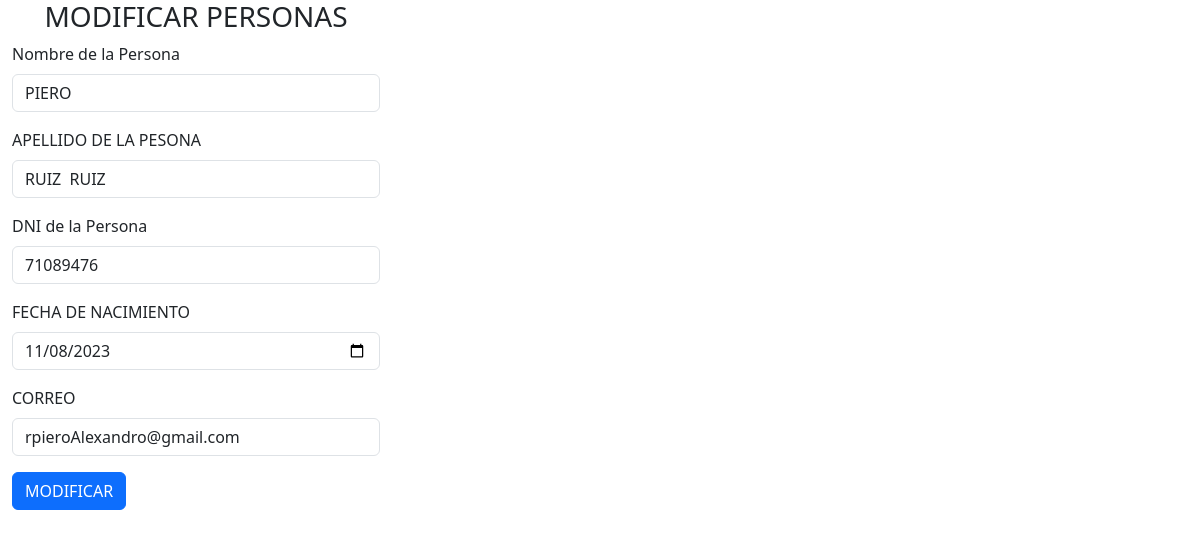
The page /modificar.php?id=2 on the database its author committed.
### tables this page shows
CREATE TABLE `persona` (
  `id_persona` int(11) NOT NULL,
  `nombre` varchar(255) NOT NULL,
  `apellido` varchar(255) NOT NULL,
  `dni` varchar(255) NOT NULL,
  `fecha_nac` varchar(255) NOT NULL,
  `correo` varchar(255) NOT NULL
);

### modificar.php (the view, shortened to what this page needs)
<?php
include  "model/conexion.php";
$id=$_GET['id'];
$sql = $conexion ->query("SELECT * from persona WHERE id_persona=$id");
?>
<!DOCTYPE html>
<html lang="en">
<head>
    <link href="https://cdn.jsdelivr.net/npm/bootstrap@5.3.2/dist/css/bootstrap.min.css" rel="stylesheet">
</head>
<body>
 <div class="container-fluid row">
<form class="col-4" method="POST">
<h3 class="text-center text-secundary"> MODIFICAR  PERSONAS</h3>
<?php
    include  "controller/modificar_persona.php";
    while($datos =$sql ->fetch_object()) { ?>
  <div class="mb-3">
    <label for="exampleInputEmail1" class="form-label">Nombre  de  la  Persona</label>
    <input type="text" class="form-control" id="exampleInputEmail1" aria-describedby="emailHelp" name="nombre" value="<?= $datos ->nombre;?>">
  </div>
  <div class="mb-3">
    <label for="exampleInputEmail1" class="form-label">APELLIDO  DE LA  PESONA</label>
    <input type="text" class="form-control" id="exampleInputEmail1" aria-describedby="emailHelp" name="apellido" value="<?= $datos ->apellido;?>">
  </div>
  <div class="mb-3">
    <label for="exampleInputEmail1" class="form-label">DNI de  la  Persona</label>
    <input type="text" class="form-control" id="exampleInputEmail1" aria-describedby="emailHelp" name="dni" value="<?= $datos ->dni;?>">
  </div>
  <div class="mb-3">
    <label for="exampleInputEmail1" class="form-label">FECHA DE  NACIMIENTO</label>
    <input type="date" class="form-control" id="exampleInputEmail1" aria-describedby="emailHelp" name="fecha" value="<?= $datos ->fecha_nac;?>">
  </div>
  <div class="mb-3">
    <label for="exampleInputEmail1" class="form-label">CORREO</label>
    <input type="email" class="form-control" id="exampleInputEmail1" aria-describedby="emailHelp" name="correo" value="<?= $datos ->correo;?>">
  </div>
  <?php
   }
   ?>
  <button type="submit" class="btn btn-primary" name="btnregistrar" value="OK">MODIFICAR</button>
</form>
 </div>
</body>
</html>

### rows shown on the page
persona: nombre "PIERO", apellido "RUIZ RUIZ", dni "71089476", fecha "11/08/2023", correo "rpieroAlexandro@gmail.com"
